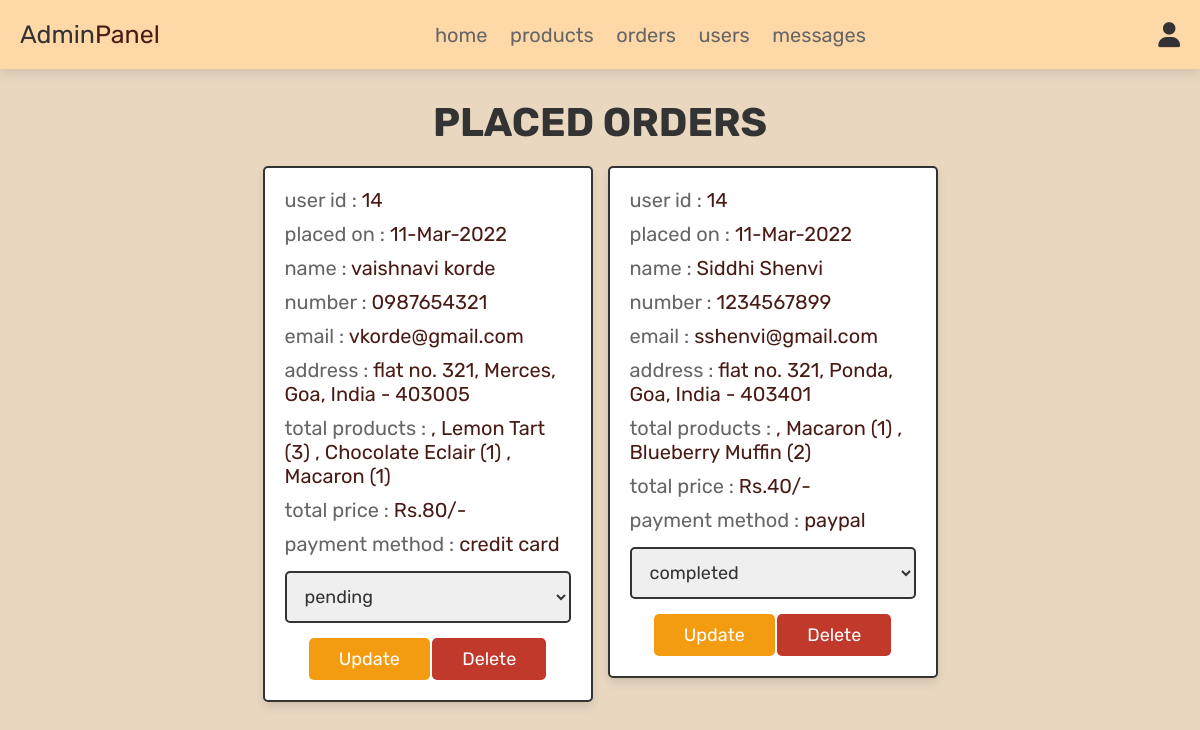
The app's page /admin_orders.php (signed in) with its own data.
### tables this page shows
CREATE TABLE `orders` (
  `id` int(100) NOT NULL,
  `user_id` int(100) NOT NULL,
  `name` varchar(100) NOT NULL,
  `number` varchar(12) NOT NULL,
  `email` varchar(100) NOT NULL,
  `method` varchar(50) NOT NULL,
  `address` varchar(500) NOT NULL,
  `total_products` varchar(1000) NOT NULL,
  `total_price` int(100) NOT NULL,
  `placed_on` varchar(50) NOT NULL,
  `payment_status` varchar(20) NOT NULL DEFAULT 'pending'
);

### admin_orders.php (the view, shortened to what this page needs)
<?php
@include 'config.php';
?>
<!DOCTYPE html>
<html lang="en">
<head>
   <link rel="stylesheet" href="https://cdnjs.cloudflare.com/ajax/libs/font-awesome/6.0.0/css/all.min.css">
   <link rel="stylesheet" href="css/admin_style.css">
</head>
<body>
<?php @include 'admin_header.php'; ?>
<section class="placed-orders">
   <h1 class="title">placed orders</h1>
   <div class="box-container">
      <?php
      $select_orders = mysqli_query($conn, "SELECT * FROM `orders`") or die('query failed');
      if(mysqli_num_rows($select_orders) > 0){
         while($fetch_orders = mysqli_fetch_assoc($select_orders)){
      ?>
      <div class="box">
         <p> user id : <span><?php echo $fetch_orders['user_id']; ?></span> </p>
         <p> placed on : <span><?php echo $fetch_orders['placed_on']; ?></span> </p>
         <p> name : <span><?php echo $fetch_orders['name']; ?></span> </p>
         <p> number : <span><?php echo $fetch_orders['number']; ?></span> </p>
         <p> email : <span><?php echo $fetch_orders['email']; ?></span> </p>
         <p> address : <span><?php echo $fetch_orders['address']; ?></span> </p>
         <p> total products : <span><?php echo $fetch_orders['total_products']; ?></span> </p>
         <p> total price : <span>Rs.<?php echo $fetch_orders['total_price']; ?>/-</span> </p>
         <p> payment method : <span><?php echo $fetch_orders['method']; ?></span> </p>
         <form action="" method="post">
            <select name="update_payment">
               <option disabled selected><?php echo $fetch_orders['payment_status']; ?></option>
            </select>
            <input type="submit" name="update_order" value="update" class="option-btn">
            <a href="admin_orders.php?delete=<?php echo $fetch_orders['id']; ?>" class="delete-btn" onclick="return confirm('delete this order?');">delete</a>
         </form>
      </div>
      <?php
         }
      }else{
         echo '<p class="empty">no orders placed yet!</p>';
      }
      ?>
   </div>
</section>
</body>
</html>

### css/admin_style.css (style rules this page uses)
:root { --pink:#491b15; --red:#c0392b; --orange:#f39c12; --black:#333; --white:#fff; --light-color:#666; --light-white:#ccc; --light-bg:#f5f5f5; --border:.2rem solid var(--black); --box-shadow:0 .5rem 1rem rgba(0,0,0,.1); }
* { font-family: 'Rubik', sans-serif; margin:0; padding:0; box-sizing: border-box; outline: none; border:none; text-decoration: none; transition:all .2s linear; }
html { font-size: 62.5%; overflow-x: hidden; scroll-behavior: smooth; scroll-padding-top: 6.5rem; }
body { background: #e9d7c0; }
section { padding:3rem 2rem; }
.title { text-align: center; margin-bottom: 2rem; color:var(--black); text-transform: uppercase; font-size: 4rem; }
.btn, .delete-btn, .option-btn { display: inline-block; border-radius: .5rem; margin-top: 1rem; font-size: 1.8rem; color:var(--white); cursor: pointer; padding:1rem 3rem; text-transform: capitalize; }
.delete-btn { background-color: var(--red); }
.option-btn { background-color: var(--orange); }
.placed-orders .box-container { display: grid; grid-template-columns: repeat(auto-fit, 33rem); gap:1.5rem; align-items: flex-start; max-width: 1200px; margin: 0 auto; justify-content: center; }
.placed-orders .box-container .box { padding:2rem; border:var(--border); background-color: var(--white); box-shadow: var(--box-shadow); border-radius: .5rem; }
.placed-orders .box-container .box p { margin-bottom: 1rem; font-size: 2rem; color:var(--light-color); }
.placed-orders .box-container .box p span { color:var(--pink); }
.placed-orders .box-container .box form { margin-top: 1rem; text-align: center; }
.placed-orders .box-container .box form select { width: 100%; border:var(--border); padding:1.2rem 1.4rem; font-size: 1.8rem; color:var(--black); border:var(--border); border-radius: .5rem; margin:.5rem 0; }

### records on screen
orders: user "14", placed_on "11-Mar-2022", name "vaishnavi korde", number "0987654321", email "vkorde@gmail.com", address "flat no. 321, Merces, Goa, India - 403005", total_products ", Lemon Tart (3) , Chocolate Eclair (1) , Macaron (1)", total_price "80", method "credit card", update_payment "pending"
orders: user "14", placed_on "11-Mar-2022", name "Siddhi Shenvi", number "1234567899", email "sshenvi@gmail.com", address "flat no. 321, Ponda, Goa, India - 403401", total_products ", Macaron (1) , Blueberry Muffin (2)", total_price "40", method "paypal", update_payment "completed"
